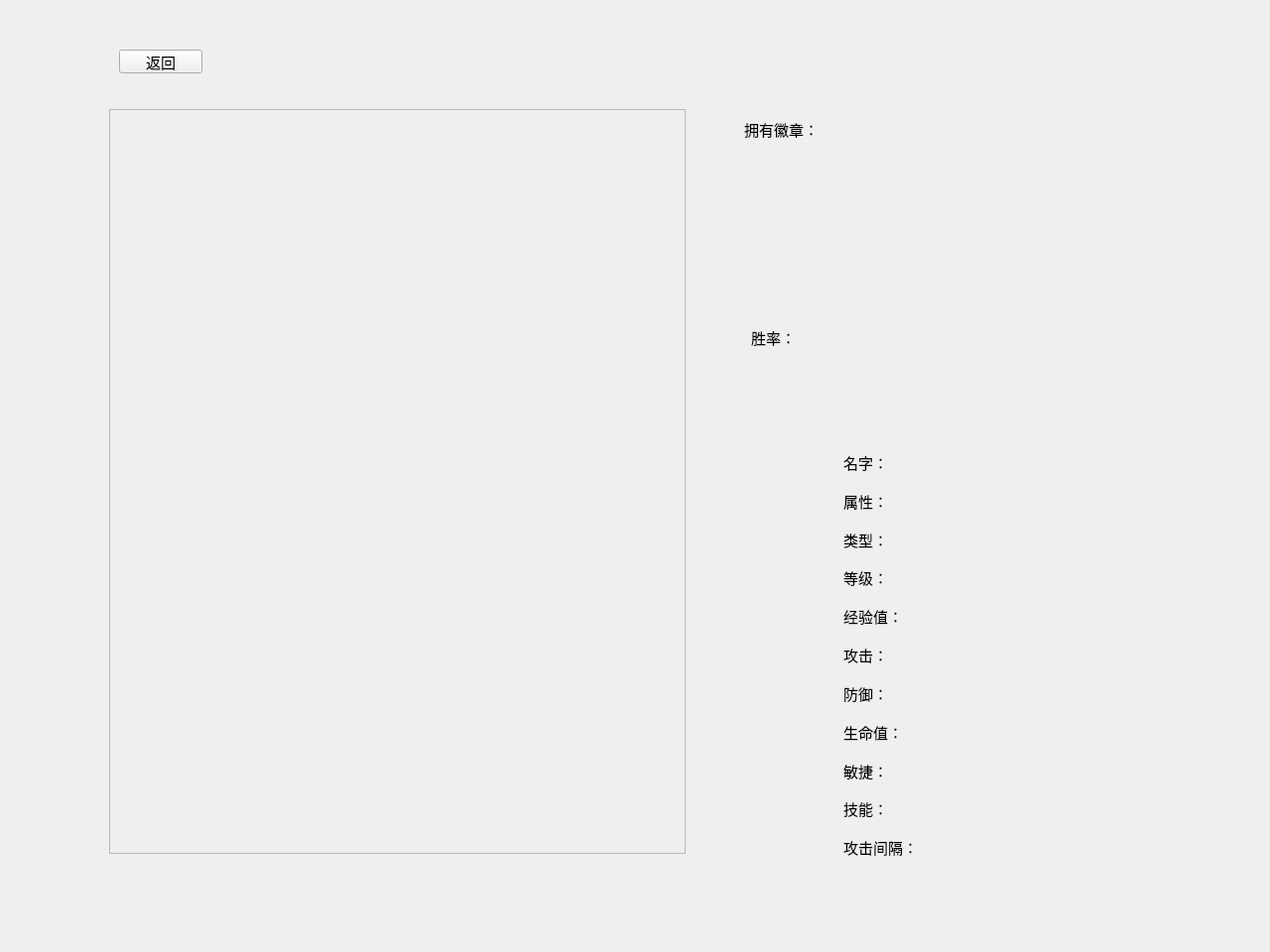
<?xml version="1.0" encoding="UTF-8"?>
<ui version="4.0">
 <class>PokemonBag</class>
 <widget class="QWidget" name="PokemonBag">
  <property name="geometry">
   <rect>
    <x>0</x>
    <y>0</y>
    <width>1280</width>
    <height>960</height>
   </rect>
  </property>
  <property name="windowTitle">
   <string>Form</string>
  </property>
  <widget class="QScrollArea" name="scrollArea">
   <property name="geometry">
    <rect>
     <x>110</x>
     <y>110</y>
     <width>581</width>
     <height>751</height>
    </rect>
   </property>
   <property name="font">
    <font>
     <family>微软雅黑</family>
     <pointsize>11</pointsize>
    </font>
   </property>
   <property name="widgetResizable">
    <bool>true</bool>
   </property>
   <widget class="QWidget" name="scrollAreaWidgetContents">
    <property name="geometry">
     <rect>
      <x>0</x>
      <y>0</y>
      <width>579</width>
      <height>749</height>
     </rect>
    </property>
   </widget>
  </widget>
  <widget class="QWidget" name="layoutWidget">
   <property name="geometry">
    <rect>
     <x>850</x>
     <y>450</y>
     <width>191</width>
     <height>421</height>
    </rect>
   </property>
   <property name="font">
    <font>
     <family>微软雅黑</family>
     <pointsize>11</pointsize>
    </font>
   </property>
   <layout class="QGridLayout" name="gridLayout">
    <item row="7" column="1">
     <widget class="QLabel" name="hp">
      <property name="font">
       <font>
        <family>微软雅黑</family>
        <pointsize>11</pointsize>
       </font>
      </property>
      <property name="text">
       <string/>
      </property>
     </widget>
    </item>
    <item row="2" column="0">
     <widget class="QLabel" name="label_3">
      <property name="font">
       <font>
        <family>微软雅黑</family>
        <pointsize>11</pointsize>
       </font>
      </property>
      <property name="text">
       <string>类型：</string>
      </property>
     </widget>
    </item>
    <item row="2" column="1">
     <widget class="QLabel" name="kind">
      <property name="font">
       <font>
        <family>微软雅黑</family>
        <pointsize>11</pointsize>
       </font>
      </property>
      <property name="text">
       <string/>
      </property>
     </widget>
    </item>
    <item row="9" column="0">
     <widget class="QLabel" name="label_9">
      <property name="font">
       <font>
        <family>微软雅黑</family>
        <pointsize>11</pointsize>
       </font>
      </property>
      <property name="text">
       <string>技能：</string>
      </property>
     </widget>
    </item>
    <item row="7" column="0">
     <widget class="QLabel" name="label_10">
      <property name="font">
       <font>
        <family>微软雅黑</family>
        <pointsize>11</pointsize>
       </font>
      </property>
      <property name="text">
       <string>生命值：</string>
      </property>
     </widget>
    </item>
    <item row="8" column="0">
     <widget class="QLabel" name="label_7">
      <property name="font">
       <font>
        <family>微软雅黑</family>
        <pointsize>11</pointsize>
       </font>
      </property>
      <property name="text">
       <string>敏捷：</string>
      </property>
     </widget>
    </item>
    <item row="6" column="1">
     <widget class="QLabel" name="def">
      <property name="font">
       <font>
        <family>微软雅黑</family>
        <pointsize>11</pointsize>
       </font>
      </property>
      <property name="text">
       <string/>
      </property>
     </widget>
    </item>
    <item row="4" column="0">
     <widget class="QLabel" name="label_5">
      <property name="font">
       <font>
        <family>微软雅黑</family>
        <pointsize>11</pointsize>
       </font>
      </property>
      <property name="text">
       <string>经验值：</string>
      </property>
     </widget>
    </item>
    <item row="6" column="0">
     <widget class="QLabel" name="label_8">
      <property name="font">
       <font>
        <family>微软雅黑</family>
        <pointsize>11</pointsize>
       </font>
      </property>
      <property name="text">
       <string>防御：</string>
      </property>
     </widget>
    </item>
    <item row="1" column="0">
     <widget class="QLabel" name="label_2">
      <property name="font">
       <font>
        <family>微软雅黑</family>
        <pointsize>11</pointsize>
       </font>
      </property>
      <property name="text">
       <string>属性：</string>
      </property>
     </widget>
    </item>
    <item row="8" column="1">
     <widget class="QLabel" name="agl">
      <property name="font">
       <font>
        <family>微软雅黑</family>
        <pointsize>11</pointsize>
       </font>
      </property>
      <property name="text">
       <string/>
      </property>
     </widget>
    </item>
    <item row="3" column="0">
     <widget class="QLabel" name="label_4">
      <property name="font">
       <font>
        <family>微软雅黑</family>
        <pointsize>11</pointsize>
       </font>
      </property>
      <property name="text">
       <string>等级：</string>
      </property>
     </widget>
    </item>
    <item row="1" column="1">
     <widget class="QLabel" name="type">
      <property name="font">
       <font>
        <family>微软雅黑</family>
        <pointsize>11</pointsize>
       </font>
      </property>
      <property name="text">
       <string/>
      </property>
     </widget>
    </item>
    <item row="0" column="0">
     <widget class="QLabel" name="label">
      <property name="font">
       <font>
        <family>微软雅黑</family>
        <pointsize>11</pointsize>
       </font>
      </property>
      <property name="text">
       <string>名字：</string>
      </property>
     </widget>
    </item>
    <item row="4" column="1">
     <widget class="QLabel" name="exp">
      <property name="font">
       <font>
        <family>微软雅黑</family>
        <pointsize>11</pointsize>
       </font>
      </property>
      <property name="text">
       <string/>
      </property>
     </widget>
    </item>
    <item row="0" column="1">
     <widget class="QLabel" name="name">
      <property name="font">
       <font>
        <family>微软雅黑</family>
        <pointsize>11</pointsize>
       </font>
      </property>
      <property name="text">
       <string/>
      </property>
     </widget>
    </item>
    <item row="5" column="1">
     <widget class="QLabel" name="atk">
      <property name="font">
       <font>
        <family>微软雅黑</family>
        <pointsize>11</pointsize>
       </font>
      </property>
      <property name="text">
       <string/>
      </property>
     </widget>
    </item>
    <item row="5" column="0">
     <widget class="QLabel" name="label_6">
      <property name="font">
       <font>
        <family>微软雅黑</family>
        <pointsize>11</pointsize>
       </font>
      </property>
      <property name="text">
       <string>攻击：</string>
      </property>
     </widget>
    </item>
    <item row="9" column="1">
     <widget class="QLabel" name="skill">
      <property name="font">
       <font>
        <family>微软雅黑</family>
        <pointsize>11</pointsize>
       </font>
      </property>
      <property name="text">
       <string/>
      </property>
     </widget>
    </item>
    <item row="3" column="1">
     <widget class="QLabel" name="level">
      <property name="font">
       <font>
        <family>微软雅黑</family>
        <pointsize>11</pointsize>
       </font>
      </property>
      <property name="text">
       <string/>
      </property>
     </widget>
    </item>
    <item row="10" column="0">
     <widget class="QLabel" name="label_11">
      <property name="font">
       <font>
        <family>微软雅黑</family>
        <pointsize>11</pointsize>
       </font>
      </property>
      <property name="text">
       <string>攻击间隔：</string>
      </property>
     </widget>
    </item>
    <item row="10" column="1">
     <widget class="QLabel" name="delay">
      <property name="font">
       <font>
        <family>微软雅黑</family>
        <pointsize>11</pointsize>
       </font>
      </property>
      <property name="text">
       <string/>
      </property>
     </widget>
    </item>
   </layout>
  </widget>
  <widget class="QPushButton" name="pushButton">
   <property name="geometry">
    <rect>
     <x>120</x>
     <y>50</y>
     <width>84</width>
     <height>24</height>
    </rect>
   </property>
   <property name="font">
    <font>
     <family>微软雅黑</family>
     <pointsize>11</pointsize>
    </font>
   </property>
   <property name="text">
    <string>返回</string>
   </property>
  </widget>
  <widget class="QLabel" name="label_12">
   <property name="geometry">
    <rect>
     <x>750</x>
     <y>120</y>
     <width>81</width>
     <height>20</height>
    </rect>
   </property>
   <property name="font">
    <font>
     <family>微软雅黑</family>
     <pointsize>11</pointsize>
    </font>
   </property>
   <property name="text">
    <string>拥有徽章：</string>
   </property>
  </widget>
  <widget class="QLabel" name="label_13">
   <property name="geometry">
    <rect>
     <x>757</x>
     <y>330</y>
     <width>71</width>
     <height>20</height>
    </rect>
   </property>
   <property name="font">
    <font>
     <family>微软雅黑</family>
     <pointsize>11</pointsize>
    </font>
   </property>
   <property name="text">
    <string>胜率：</string>
   </property>
  </widget>
  <widget class="QWidget" name="layoutWidget">
   <property name="geometry">
    <rect>
     <x>850</x>
     <y>100</y>
     <width>291</width>
     <height>161</height>
    </rect>
   </property>
   <property name="font">
    <font>
     <family>微软雅黑</family>
     <pointsize>11</pointsize>
    </font>
   </property>
   <layout class="QGridLayout" name="gridLayout_2">
    <item row="0" column="0">
     <widget class="QLabel" name="badgeNumber">
      <property name="maximumSize">
       <size>
        <width>55</width>
        <height>77</height>
       </size>
      </property>
      <property name="font">
       <font>
        <family>微软雅黑</family>
        <pointsize>11</pointsize>
       </font>
      </property>
      <property name="text">
       <string/>
      </property>
     </widget>
    </item>
    <item row="1" column="0">
     <widget class="QLabel" name="badgeHigh">
      <property name="maximumSize">
       <size>
        <width>55</width>
        <height>77</height>
       </size>
      </property>
      <property name="font">
       <font>
        <family>微软雅黑</family>
        <pointsize>11</pointsize>
       </font>
      </property>
      <property name="text">
       <string/>
      </property>
     </widget>
    </item>
    <item row="0" column="1">
     <widget class="QLabel" name="badgeNumberInfo">
      <property name="font">
       <font>
        <family>微软雅黑</family>
        <pointsize>11</pointsize>
       </font>
      </property>
      <property name="text">
       <string/>
      </property>
     </widget>
    </item>
    <item row="1" column="1">
     <widget class="QLabel" name="badgeHighInfo">
      <property name="font">
       <font>
        <family>微软雅黑</family>
        <pointsize>11</pointsize>
       </font>
      </property>
      <property name="text">
       <string/>
      </property>
     </widget>
    </item>
   </layout>
  </widget>
  <widget class="QWidget" name="layoutWidget">
   <property name="geometry">
    <rect>
     <x>850</x>
     <y>320</y>
     <width>291</width>
     <height>81</height>
    </rect>
   </property>
   <property name="font">
    <font>
     <family>微软雅黑</family>
     <pointsize>11</pointsize>
    </font>
   </property>
   <layout class="QVBoxLayout" name="verticalLayout">
    <item>
     <widget class="QLabel" name="battleInfo">
      <property name="font">
       <font>
        <family>微软雅黑</family>
        <pointsize>11</pointsize>
       </font>
      </property>
      <property name="text">
       <string/>
      </property>
     </widget>
    </item>
    <item>
     <widget class="QLabel" name="winInfo">
      <property name="font">
       <font>
        <family>微软雅黑</family>
        <pointsize>11</pointsize>
       </font>
      </property>
      <property name="text">
       <string/>
      </property>
     </widget>
    </item>
   </layout>
  </widget>
 </widget>
 <resources/>
 <connections/>
</ui>
